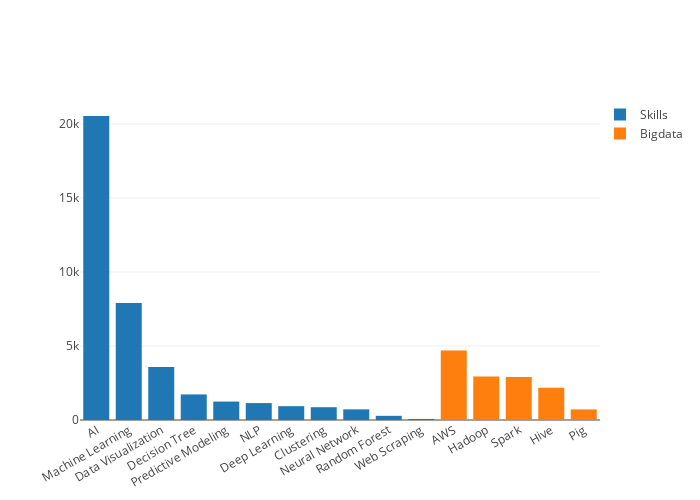

This figure's notebook cell:
### Code cell
layout = Layout(
    paper_bgcolor='rgba(0,0,0,0)',
    plot_bgcolor='rgba(0,0,0,0)'
)

bar_layout = Layout(
    barmode='group',
    height=500,
    width=700,
    xaxis=dict(tickangle=-30),
    paper_bgcolor='rgba(0,0,0,0)',
    plot_bgcolor='rgba(0,0,0,0)',
    legend=dict(x=1)
)

graph_data = []

skills2 = {'Skills':Skills, 'Bigdata':Bigdata}

for a, skill_dict in skills2.items():
    graph_data.append(go.Bar(
        x = list(skillset_df[a].index),
        y = list(skillset_df[a][1]),
        name = a))

py.offline.iplot(Figure(data=graph_data, layout=bar_layout), filename='Skillsets1')

### Figure 1 — Plotly figure (JSON) as saved in the notebook; plotly's stock layout.template omitted (floating-point values rounded to 4 significant figures)
{"data": [{"name": "Skills", "type": "bar", "uid": "958900c8-b5e0-11e8-bf67-4c3488ea762f", "x": ["AI", "Machine Learning", "Data Visualization", "Decision Tree", "Predictive Modeling", "NLP", "Deep Learning", "Clustering", "Neural Network", "Random Forest", "Web Scraping"], "y": [20535, 7904, 3588, 1728, 1245, 1142, 934, 863, 719, 282, 71]}, {"name": "Bigdata", "type": "bar", "uid": "958900c9-b5e0-11e8-990f-4c3488ea762f", "x": ["AWS", "Hadoop", "Spark", "Hive", "Pig"], "y": [4701, 2938, 2911, 2178, 716]}], "layout": {"barmode": "group", "height": 500, "legend": {"x": 1}, "paper_bgcolor": "rgba(0,0,0,0)", "plot_bgcolor": "rgba(0,0,0,0)", "width": 700, "xaxis": {"tickangle": -30}}}
